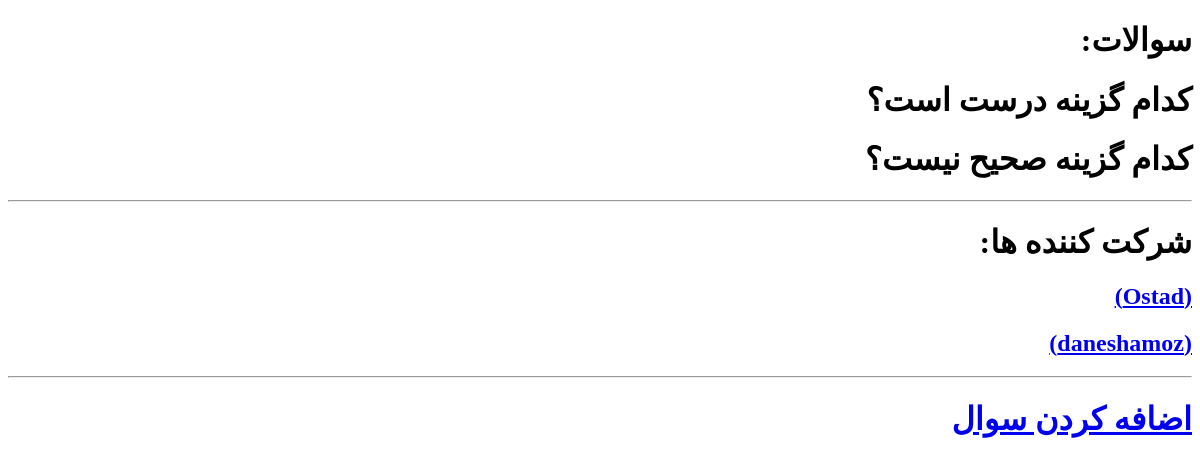
/show_question/1/ (signed in), run on an earlier commit of the app's database.
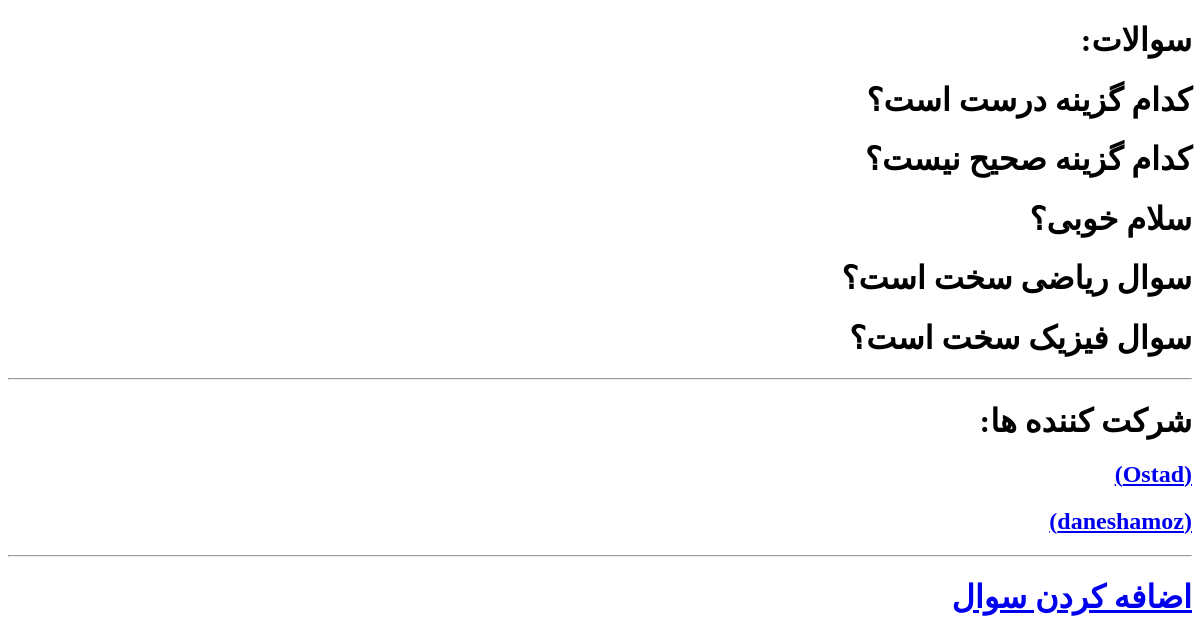
And on a later commit of the database.
### formapp/models.py (models this page shows, shortened)
class Question(models.Model):
    azmoon = models.ManyToManyField(Azmoon,blank=True)
    Q_text = models.TextField(blank=True)
    Q_image = models.ImageField(blank=True)
    TYPE_CHOICES = (
        ('goz','chand gozineh ee'),
        ('tash','tashrihi'),
    )
    type = models.CharField(choices=TYPE_CHOICES , max_length=20,blank=True,null=True)

class Participant(models.Model):
    user = models.OneToOneField(User,on_delete=models.CASCADE,null=True)
    firstname = models.CharField(max_length=200)
    lastname = models.CharField(max_length=200)
    phone_number = models.CharField(unique=True,max_length=50,null=True)
    mellicode = models.CharField(unique=True,max_length=10,validators=[MinLengthValidator(10)])
    SEMAT_CHOICES = (
        ('Ostad','Ostad'),
        ('daneshamoz','daneshamoz'),
    )
    semat = models.CharField(max_length=200 ,choices=SEMAT_CHOICES ,default = 'daneshamoz')

### formapp/views.py (the view)
# urls.py: path('show_question/<int:id>/',show_questions,name='quest'),
@login_required
def show_questions(request,id):
    questions = Question.objects.all()
    azmoon = Azmoon.objects.get(id=id)
    user = User.objects.all()
    context = {'questions':questions,'id':id,'azmoon':azmoon,'user':user}
    return render(request, 'show_question.html', context=context)

### formapp/templates/show_question.html (shortened to what this page needs)
<!DOCTYPE html>
<html lang="en">
<head>
</head>
<body dir = 'rtl'>
    <h1> سوالات:</h1>
    {% for quest in questions %}
        {% for azmoon in quest.azmoon.all %}
            {% if azmoon.id == id %}
            <h1>{{quest.Q_text}}</h1>
            {%endif%}
        {% endfor %}
    {% endfor %}
      <hr>
    <h1>شرکت کننده ها:</h1>
    {% for part in azmoon.participant.all %}
        <h2><a href="{% url 'part' part.id %}">{{part.user.first_name}} {{part.user.last_name}} ({{part.semat}})</a></h2>
    {% endfor %}
    <hr>
    <h1><a href="{% url 'add_question' id %}">اضافه کردن سوال</a></h1>
</body>
</html>

What changed in the data, as far as the page shows it:
added Question: Q_text "سلام خوبی؟"
added Question: Q_text "سوال ریاضی سخت است؟"
added Question: Q_text "سوال فیزیک سخت است؟"
